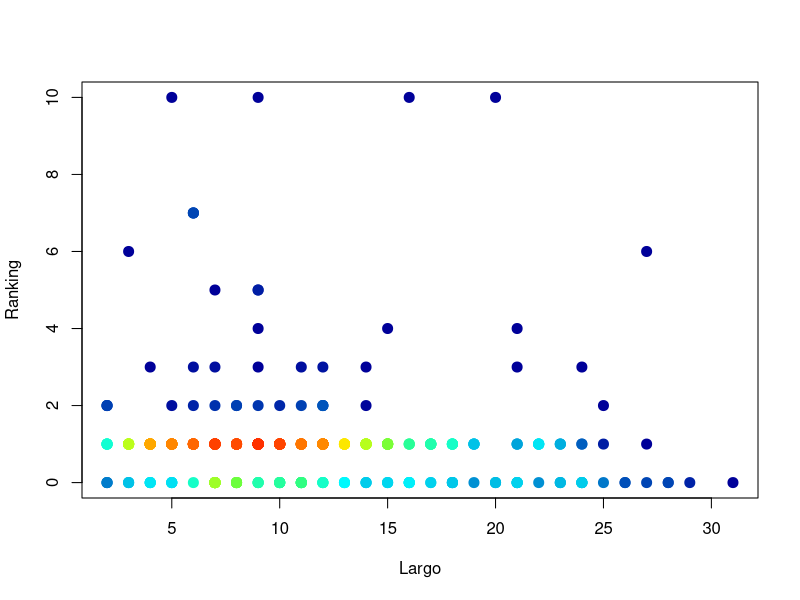

Recreate this plot in R.
Largo <- c(7, 6, 18, 7, 18, 14, 12, 16, 14, 9, 18, 15, 14, 11, 15, 3, 4, 13, 21, 3, 8, 4, 5, 6, 9, 11, 10, 9, 21, 8, 10, 4, 24, 14, 5, 8, 10, 10, 11, 17, 9, 5, 14, 17, 13, 25, 23, 5, 5, 12, 8, 10, 8, 11, 24, 3, 13, 14, 7, 6, 7, 22, 14, 2, 9, 16, 7, 12, 5, 2, 16, 20, 9, 14, 7, 12, 4, 6, 10, 27, 13, 11, 5, 24, 22, 8, 23, 3, 8, 21, 26, 9, 4, 9, 3, 4, 12, 7, 7, 5, 17, 6, 12, 16, 6, 22, 3, 7, 7, 13, 6, 14, 7, 18, 7, 12, 24, 17, 25, 9, 10, 7, 9, 4, 7, 6, 7, 9, 3, 6, 5, 10, 28, 7, 8, 6, 15, 12, 10, 3, 12, 4, 3, 10, 8, 10, 9, 2, 4, 11, 17, 7, 6, 7, 6, 7, 18, 4, 12, 8, 8, 11, 6, 12, 15, 12, 11, 5, 10, 4, 6, 4, 17, 21, 10, 5, 15, 11, 15, 11, 9, 18, 18, 11, 7, 12, 14, 29, 10, 10, 6, 5, 13, 16, 8, 8, 14, 5, 24, 2, 5, 10, 9, 12, 10, 4, 9, 20, 4, 19, 9, 6, 6, 20, 15, 10, 12, 4, 9, 11, 16, 10, 21, 7, 24, 13, 8, 15, 12, 13, 7, 13, 5, 7, 6, 23, 12, 12, 11, 7, 9, 17, 18, 11, 23, 8, 4, 7, 10, 15, 12, 19, 12, 23, 9, 11, 21, 21, 19, 7, 10, 9, 8, 10, 8, 16, 12, 8, 7, 6, 15, 9, 2, 19, 4, 2, 8, 20, 27, 3, 13, 8, 7, 14, 18, 5, 12, 11, 11, 7, 8, 7, 3, 12, 24, 5, 22, 8, 2, 17, 10, 18, 21, 4, 9, 8, 15, 4, 14, 7, 15, 9, 13, 21, 12, 6, 5, 5, 16, 11, 2, 3, 5, 10, 11, 9, 26, 31, 3, 12, 4, 14, 13, 15, 7, 6, 12, 9, 2, 25, 9, 7, 9, 15, 22, 7, 23, 4, 22, 21, 7, 18, 8, 28, 7, 11, 3, 9, 24, 9, 17, 2, 10, 9, 7, 27, 11, 6, 11, 11, 14, 10, 15, 4, 12, 2, 9, 5, 12, 7, 19, 16, 7, 13)
Ranking <- c(1, 1, 1, 0, 1, 3, 0, 0, 2, 1, 0, 1, 0, 1, 1, 1, 1, 0, 0, 1, 1, 1, 1, 1, 1, 0, 1, 1, 3, 1, 1, 0, 0, 1, 1, 1, 2, 1, 0, 1, 1, 1, 1, 1, 1, 0, 0, 0, 1, 1, 0, 1, 0, 0, 0, 1, 0, 1, 1, 1, 0, 0, 1, 1, 1, 0, 1, 1, 1, 1, 10, 0, 2, 1, 0, 1, 0, 1, 0, 0, 1, 1, 1, 0, 1, 1, 0, 1, 1, 0, 0, 1, 1, 1, 1, 1, 1, 1, 1, 10, 0, 1, 1, 0, 3, 1, 0, 1, 1, 0, 1, 1, 1, 0, 2, 1, 1, 1, 2, 5, 1, 0, 1, 1, 1, 1, 5, 1, 1, 1, 0, 1, 0, 1, 0, 0, 1, 1, 1, 0, 1, 1, 1, 1, 1, 0, 1, 1, 1, 1, 1, 3, 1, 1, 1, 0, 0, 1, 1, 1, 1, 0, 2, 0, 1, 1, 1, 1, 1, 0, 7, 1, 0, 1, 1, 1, 0, 1, 1, 0, 1, 1, 1, 1, 1, 1, 0, 0, 1, 0, 1, 1, 1, 0, 0, 1, 1, 1, 0, 0, 1, 1, 1, 3, 1, 1, 4, 0, 1, 1, 0, 1, 1, 10, 1, 0, 1, 1, 5, 1, 1, 0, 4, 0, 0, 1, 1, 1, 1, 0, 0, 1, 1, 0, 7, 1, 0, 1, 0, 1, 1, 1, 0, 0, 0, 0, 1, 1, 1, 1, 1, 0, 2, 1, 1, 1, 1, 0, 1, 1, 1, 3, 1, 1, 1, 1, 1, 2, 1, 1, 0, 1, 1, 1, 1, 0, 1, 0, 6, 0, 1, 1, 1, 1, 0, 0, 2, 1, 1, 0, 1, 0, 1, 0, 3, 1, 1, 2, 1, 1, 1, 1, 0, 1, 1, 0, 1, 1, 1, 1, 4, 1, 1, 0, 1, 1, 2, 0, 0, 1, 2, 6, 1, 1, 2, 0, 0, 0, 1, 1, 0, 0, 1, 0, 0, 1, 1, 1, 0, 1, 10, 0, 0, 1, 1, 0, 1, 1, 1, 1, 1, 1, 0, 0, 0, 1, 1, 1, 1, 1, 1, 2, 1, 0, 0, 1, 1, 7, 3, 0, 1, 0, 1, 3, 2, 2, 1, 1, 1, 1, 1, 1, 1, 1)
df <- data.frame(Largo,Ranking)

## Use densCols() output to get density at each point
x <- densCols(Largo,Ranking, colramp=colorRampPalette(c("black", "white")))
df$dens <- col2rgb(x)[1,] + 1L

## Map densities to colors
cols <-  colorRampPalette(c("#000099", "#00FEFF", "#45FE4F", 
                            "#FCFF00", "#FF9400", "#FF3100"))(256)
df$col <- cols[df$dens]

## Plot it, reordering rows so that densest points are plotted on top
plot(Ranking~Largo, data=df[order(df$dens),], pch=20, col=col, cex=2)